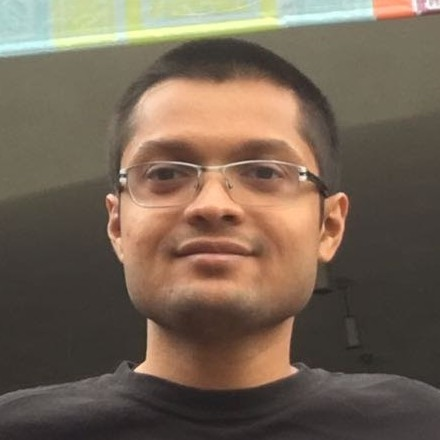
#> input picture opencv_sandbox/images/Me.jpg, 440 x 440 px
$ python helloWorldOpenCV.py
#> lines starting #> are read from the running program, lines starting #| are printed output that depends on the picture; after the words box and inside, x2 and y2 are one past the last pixel; in counts of white or black regions, pixels touching at a corner belong together
import cv2 as cv

img = cv.imread("images/Me.jpg", 0)
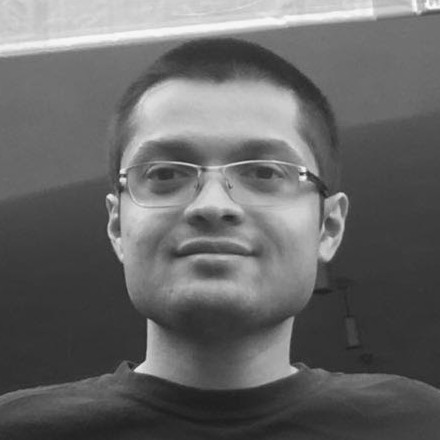
#> img: shape (440, 440); min 28, max 255, mean 102.9
#Even if the image path is wrong, it won’t throw any error, but print img will give you None
print("Read image from file ,size:{}x{}",img.shape[1], img.shape[0])
#| Read image from file ,size:{}x{} 440 440
cv.imshow("Me", img)
cv.waitKey(0)
img_smooth = cv.GaussianBlur(img,(11,11),0)
cv.imshow("Smoothed",img_smooth)
cv.waitKey(0)
# img_gray = cv.cvtColor(img_smooth, cv.COLOR_BGR2GRAY)
# cv.imshow("Grayscale", img_gray)

img_edges = cv.Canny(img_smooth, 30, 100)
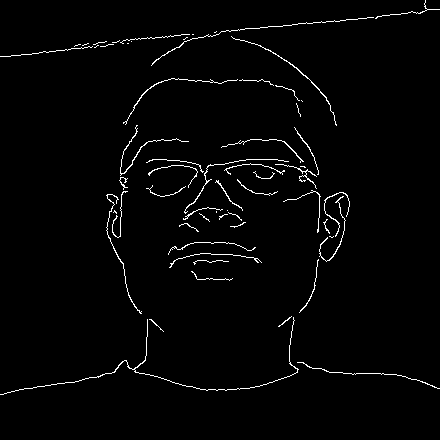
#> img_edges: shape (440, 440); 2% white in thin lines or dots, all inside (x1, y1, x2, y2) = (0, 0, 440, 395)
cv.imshow("Edges", img_edges)
# wait indefinitely until any key is pressed
cv.waitKey(0)
cv.destroyAllWindows()

$ run again, with opencv_sandbox/images/Pitt.jpg copied over opencv_sandbox/images/Me.jpg
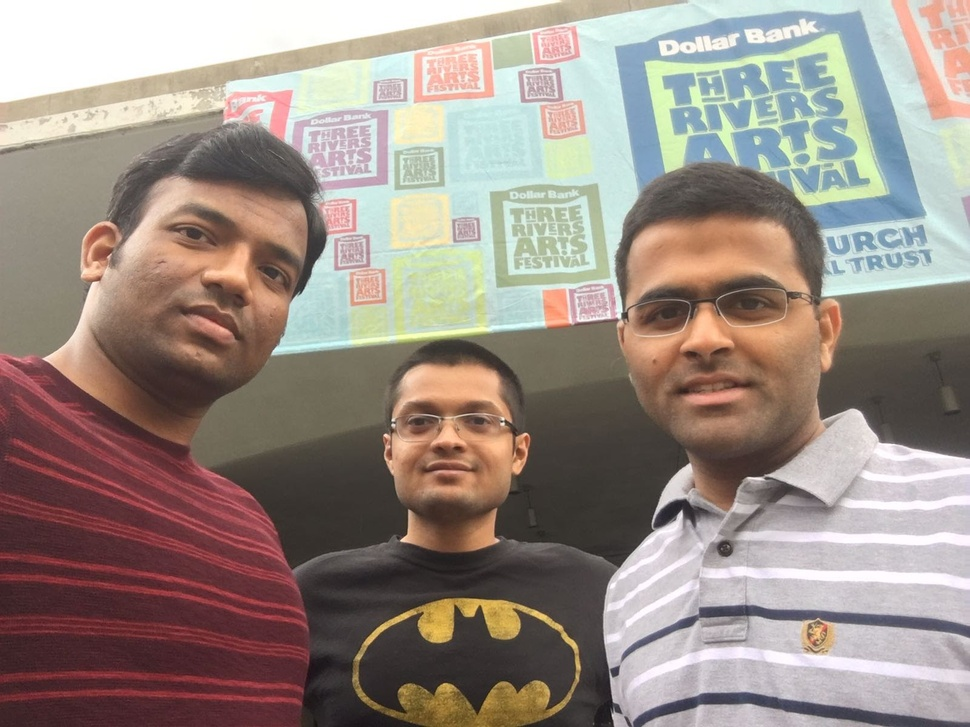
#> input picture opencv_sandbox/images/Pitt.jpg, 970 x 727 px, shrunk from 1600 x 1200 before the run
#> `img = cv.imread("images/Me.jpg", 0)`:
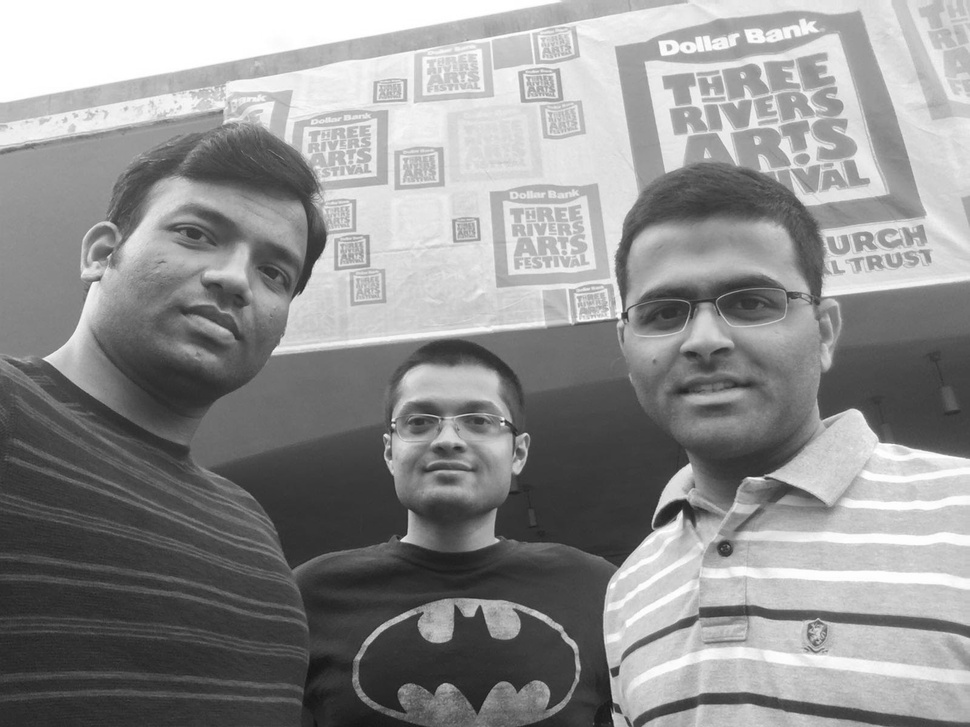
#> img: shape (727, 970); min 15, max 255, mean 143.2
#| Read image from file ,size:{}x{} 970 727
#> `img_edges = cv.Canny(img_smooth, 30, 100)`:
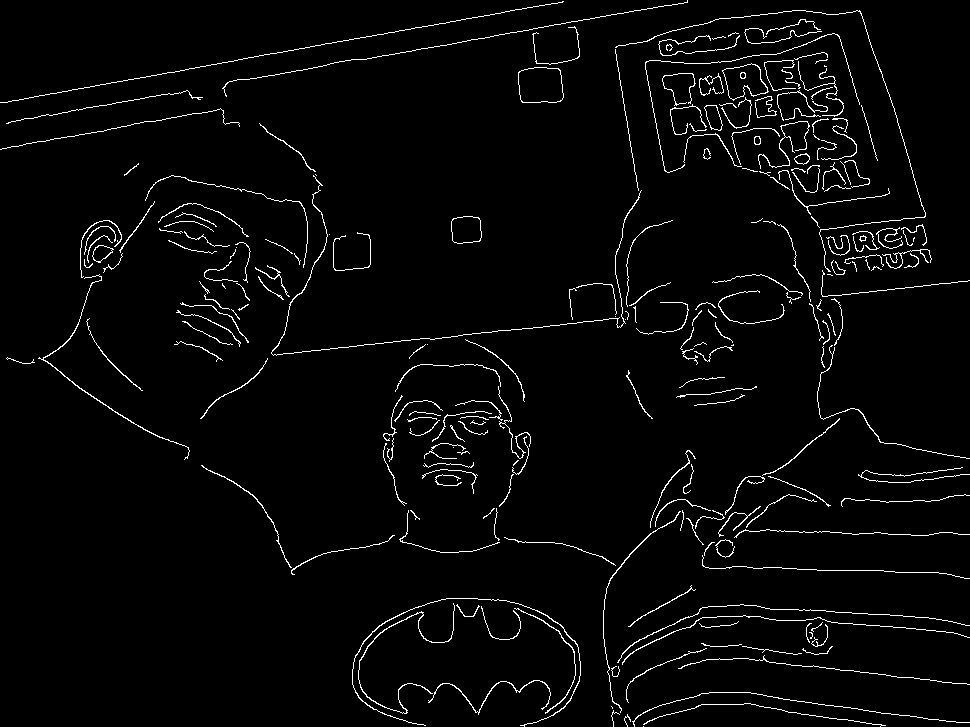
#> img_edges: shape (727, 970); 2.9% white in thin lines or dots
